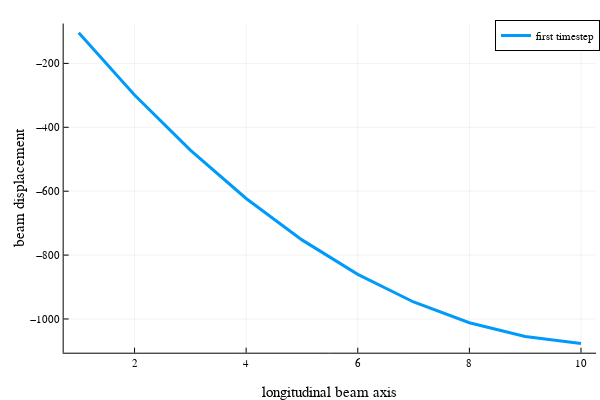

Here is the notebook cell this chart was saved with:
### Code cell
plot(traj[:2], label = "first timestep", linewidth=3)

xlabel!("longitudinal beam axis")
ylabel!("beam displacement")

### Figure 1 — Plotly figure (JSON) as saved in the notebook; plotly's stock layout.template omitted (floating-point values rounded to 4 significant figures)
{"data": [{"colorbar": {"title": ""}, "legendgroup": "first timestep", "line": {"color": "rgba(0, 154, 250, 1.000)", "dash": "solid", "shape": "linear", "width": 3}, "mode": "lines", "name": "first timestep", "showlegend": true, "type": "scatter", "x": [1, 2, 3, 4, 5, 6, 7, 8, 9, 10], "xaxis": "x", "y": [-104.4, -298.8, -471.6, -622.8, -752.4, -860.4, -946.8, -1012.0, -1055.0, -1076.0], "yaxis": "y", "zmax": null, "zmin": null}], "layout": {"annotations": [], "height": 400, "legend": {"bgcolor": "rgba(255, 255, 255, 1.000)", "bordercolor": "rgba(0, 0, 0, 1.000)", "borderwidth": 1, "font": {"color": "rgba(0, 0, 0, 1.000)", "family": "sans-serif", "size": 11}, "title": {"font": {"color": "rgba(0, 0, 0, 1.000)", "family": "sans-serif", "size": 15}, "text": ""}, "tracegroupgap": 0, "traceorder": "normal", "x": 1, "xanchor": "auto", "y": 1, "yanchor": "auto"}, "margin": {"b": 20, "l": 0, "r": 0, "t": 20}, "paper_bgcolor": "rgba(255, 255, 255, 1.000)", "plot_bgcolor": "rgba(255, 255, 255, 1.000)", "showlegend": true, "width": 600, "xaxis": {"anchor": "y", "domain": [0.1061, 0.9934], "gridcolor": "rgba(0, 0, 0, 0.100)", "gridwidth": 0.5, "linecolor": "rgba(0, 0, 0, 1.000)", "mirror": false, "range": [0.73, 10.27], "showgrid": true, "showline": true, "showticklabels": true, "tickangle": 0, "tickcolor": "rgb(0, 0, 0)", "tickfont": {"color": "rgba(0, 0, 0, 1.000)", "family": "sans-serif", "size": 11}, "tickmode": "array", "ticks": "inside", "ticktext": ["2", "4", "6", "8", "10"], "tickvals": [2, 4, 6, 8, 10], "title": "longitudinal beam axis", "titlefont": {"color": "rgba(0, 0, 0, 1.000)", "family": "sans-serif", "size": 15}, "type": "-", "visible": true, "zeroline": false, "zerolinecolor": "rgba(0, 0, 0, 1.000)"}, "yaxis": {"anchor": "x", "domain": [0.07581, 0.9902], "gridcolor": "rgba(0, 0, 0, 0.100)", "gridwidth": 0.5, "linecolor": "rgba(0, 0, 0, 1.000)", "mirror": false, "range": [-1106.0, -75.24], "showgrid": true, "showline": true, "showticklabels": true, "tickangle": 0, "tickcolor": "rgb(0, 0, 0)", "tickfont": {"color": "rgba(0, 0, 0, 1.000)", "family": "sans-serif", "size": 11}, "tickmode": "array", "ticks": "inside", "ticktext": ["−1000", "−800", "−600", "−400", "−200"], "tickvals": [-1000, -800, -600, -400, -200], "title": "beam displacement", "titlefont": {"color": "rgba(0, 0, 0, 1.000)", "family": "sans-serif", "size": 15}, "type": "-", "visible": true, "zeroline": false, "zerolinecolor": "rgba(0, 0, 0, 1.000)"}}}
